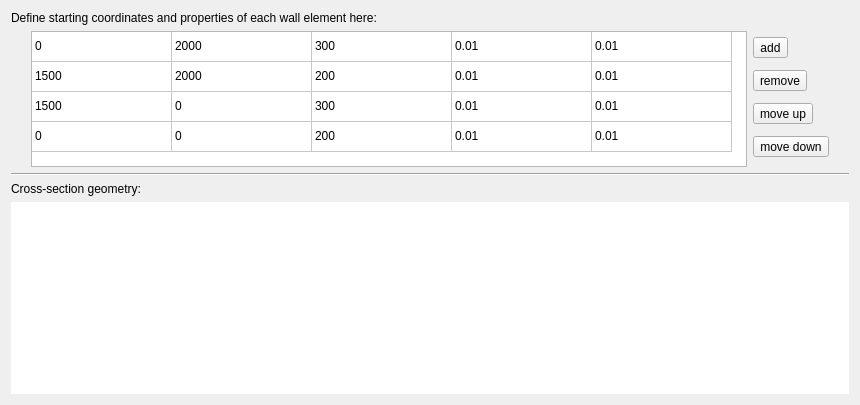
        <widget class="QWidget" name="tab_geometry">
         <attribute name="title">
          <string>Geometry</string>
         </attribute>
         <layout class="QGridLayout" name="gridLayout">
          <item row="0" column="0">
           <layout class="QVBoxLayout" name="verticalLayout_4">
            <item>
             <widget class="QLabel" name="label">
              <property name="font">
               <font>
                <pointsize>9</pointsize>
               </font>
              </property>
              <property name="text">
               <string>&lt;html&gt;&lt;head/&gt;&lt;body&gt;&lt;p&gt;Define starting coordinates and properties of each wall element here:&lt;/p&gt;&lt;/body&gt;&lt;/html&gt;</string>
              </property>
             </widget>
            </item>
            <item>
             <layout class="QHBoxLayout" name="horizontalLayout_7">
              <item>
               <spacer name="horizontalSpacer_5">
                <property name="orientation">
                 <enum>Qt::Horizontal</enum>
                </property>
                <property name="sizeType">
                 <enum>QSizePolicy::Preferred</enum>
                </property>
                <property name="sizeHint" stdset="0">
                 <size>
                  <width>20</width>
                  <height>20</height>
                 </size>
                </property>
               </spacer>
              </item>
              <item>
               <widget class="MyTable" name="geometry_table">
                <property name="sizePolicy">
                 <sizepolicy hsizetype="Fixed" vsizetype="Fixed">
                  <horstretch>0</horstretch>
                  <verstretch>0</verstretch>
                 </sizepolicy>
                </property>
                <property name="layoutDirection">
                 <enum>Qt::LeftToRight</enum>
                </property>
                <property name="inputMethodHints">
                 <set>Qt::ImhDigitsOnly</set>
                </property>
                <property name="frameShape">
                 <enum>QFrame::StyledPanel</enum>
                </property>
                <property name="frameShadow">
                 <enum>QFrame::Sunken</enum>
                </property>
                <property name="sizeAdjustPolicy">
                 <enum>QAbstractScrollArea::AdjustToContents</enum>
                </property>
                <property name="editTriggers">
                 <set>QAbstractItemView::AllEditTriggers</set>
                </property>
                <property name="dragEnabled">
                 <bool>true</bool>
                </property>
                <property name="alternatingRowColors">
                 <bool>false</bool>
                </property>
                <property name="selectionBehavior">
                 <enum>QAbstractItemView::SelectItems</enum>
                </property>
                <property name="gridStyle">
                 <enum>Qt::SolidLine</enum>
                </property>
                <property name="sortingEnabled">
                 <bool>false</bool>
                </property>
                <attribute name="horizontalHeaderVisible">
                 <bool>false</bool>
                </attribute>
                <attribute name="horizontalHeaderCascadingSectionResizes">
                 <bool>true</bool>
                </attribute>
                <attribute name="horizontalHeaderDefaultSectionSize">
                 <number>140</number>
                </attribute>
                <attribute name="horizontalHeaderShowSortIndicator" stdset="0">
                 <bool>false</bool>
                </attribute>
                <attribute name="horizontalHeaderStretchLastSection">
                 <bool>false</bool>
                </attribute>
                <attribute name="verticalHeaderVisible">
                 <bool>false</bool>
                </attribute>
                <attribute name="verticalHeaderCascadingSectionResizes">
                 <bool>true</bool>
                </attribute>
                <attribute name="verticalHeaderShowSortIndicator" stdset="0">
                 <bool>false</bool>
                </attribute>
                <attribute name="verticalHeaderStretchLastSection">
                 <bool>false</bool>
                </attribute>
                <row>
                 <property name="text">
                  <string>Node no. 1</string>
                 </property>
                </row>
                <row>
                 <property name="text">
                  <string>Node no. 2</string>
                 </property>
                </row>
                <row>
                 <property name="text">
                  <string>Node no. 3</string>
                 </property>
                </row>
                <row>
                 <property name="text">
                  <string>Node no. 4</string>
                 </property>
                </row>
                <column>
                 <property name="text">
                  <string>Y-coordinate [mm]</string>
                 </property>
                </column>
                <column>
                 <property name="text">
                  <string>Z-coordinate [mm]</string>
                 </property>
                </column>
                <column>
                 <property name="text">
                  <string>Wall thickness [mm]</string>
                 </property>
                </column>
                <column>
                 <property name="text">
                  <string>Reinf. ratio long. [-]</string>
                 </property>
                </column>
                <column>
                 <property name="text">
                  <string>Reinf. ratio trans. [-]</string>
                 </property>
                </column>
                <item row="0" column="0">
                 <property name="text">
                  <string>0</string>
                 </property>
                </item>
                <item row="0" column="1">
                 <property name="text">
                  <string>2000</string>
                 </property>
                </item>
                <item row="0" column="2">
                 <property name="text">
                  <string>300</string>
                 </property>
                </item>
                <item row="0" column="3">
                 <property name="text">
                  <string>0.01</string>
                 </property>
                 <property name="toolTip">
                  <string>3000 mm2/m</string>
                 </property>
                </item>
                <item row="0" column="4">
                 <property name="text">
                  <string>0.01</string>
                 </property>
                 <property name="toolTip">
                  <string>3000 mm2/m</string>
                 </property>
                </item>
                <item row="1" column="0">
                 <property name="text">
                  <string>1500</string>
                 </property>
                </item>
                <item row="1" column="1">
                 <property name="text">
                  <string>2000</string>
                 </property>
                </item>
                <item row="1" column="2">
                 <property name="text">
                  <string>200</string>
                 </property>
                </item>
                <item row="1" column="3">
                 <property name="text">
                  <string>0.01</string>
                 </property>
                 <property name="toolTip">
                  <string>2000 mm2/m</string>
                 </property>
                </item>
                <item row="1" column="4">
                 <property name="text">
                  <string>0.01</string>
                 </property>
                 <property name="toolTip">
                  <string>2000 mm2/m</string>
                 </property>
                </item>
                <item row="2" column="0">
                 <property name="text">
                  <string>1500</string>
                 </property>
                </item>
                <item row="2" column="1">
                 <property name="text">
                  <string>0</string>
                 </property>
                </item>
                <item row="2" column="2">
                 <property name="text">
                  <string>300</string>
                 </property>
                </item>
                <item row="2" column="3">
                 <property name="text">
                  <string>0.01</string>
                 </property>
                 <property name="toolTip">
                  <string>3000 mm2/m</string>
                 </property>
                </item>
                <item row="2" column="4">
                 <property name="text">
                  <string>0.01</string>
                 </property>
                 <property name="toolTip">
                  <string/>
                 </property>
                </item>
                <item row="3" column="0">
                 <property name="text">
                  <string>0</string>
                 </property>
                </item>
                <item row="3" column="1">
                 <property name="text">
                  <string>0</string>
                 </property>
                </item>
                <item row="3" column="2">
                 <property name="text">
                  <string>200</string>
                 </property>
                </item>
                <item row="3" column="3">
                 <property name="text">
                  <string>0.01</string>
                 </property>
                 <property name="toolTip">
                  <string>2000 mm2/m</string>
                 </property>
                </item>
                <item row="3" column="4">
                 <property name="text">
                  <string>0.01</string>
                 </property>
                 <property name="toolTip">
                  <string>2000 mm2/m</string>
                 </property>
                </item>
               </widget>
              </item>
              <item>
               <layout class="QVBoxLayout" name="verticalLayout_5">
                <item>
                 <widget class="QToolButton" name="addRowButton">
                  <property name="toolTip">
                   <string>Insert new row at the bottom</string>
                  </property>
                  <property name="text">
                   <string>add</string>
                  </property>
                  <property name="icon">
                   <iconset resource="resources.qrc">
                    <normaloff>:/Icons/resources/add_icon.png</normaloff>:/Icons/resources/add_icon.png</iconset>
                  </property>
                 </widget>
                </item>
                <item>
                 <widget class="QToolButton" name="removeRowButton">
                  <property name="toolTip">
                   <string>Remove selected row</string>
                  </property>
                  <property name="text">
                   <string>remove</string>
                  </property>
                  <property name="icon">
                   <iconset resource="resources.qrc">
                    <normaloff>:/Icons/resources/minus_icon.png</normaloff>:/Icons/resources/minus_icon.png</iconset>
                  </property>
                 </widget>
                </item>
                <item>
                 <widget class="QToolButton" name="moveUpRowButton">
                  <property name="toolTip">
                   <string>Move selected row up</string>
                  </property>
                  <property name="text">
                   <string>move up</string>
                  </property>
                  <property name="icon">
                   <iconset resource="resources.qrc">
                    <normaloff>:/Icons/resources/up_icon.png</normaloff>:/Icons/resources/up_icon.png</iconset>
                  </property>
                 </widget>
                </item>
                <item>
                 <widget class="QToolButton" name="moveDownRowButton">
                  <property name="toolTip">
                   <string>Move selected row down</string>
                  </property>
                  <property name="text">
                   <string>move down</string>
                  </property>
                  <property name="icon">
                   <iconset resource="resources.qrc">
                    <normaloff>:/Icons/resources/down_icon.png</normaloff>:/Icons/resources/down_icon.png</iconset>
                  </property>
                 </widget>
                </item>
               </layout>
              </item>
              <item>
               <spacer name="horizontalSpacer">
                <property name="orientation">
                 <enum>Qt::Horizontal</enum>
                </property>
                <property name="sizeHint" stdset="0">
                 <size>
                  <width>20</width>
                  <height>20</height>
                 </size>
                </property>
               </spacer>
              </item>
             </layout>
            </item>
            <item>
             <widget class="Line" name="line">
              <property name="orientation">
               <enum>Qt::Horizontal</enum>
              </property>
             </widget>
            </item>
            <item>
             <widget class="QLabel" name="label_2">
              <property name="font">
               <font>
                <pointsize>9</pointsize>
               </font>
              </property>
              <property name="text">
               <string>Cross-section geometry:</string>
              </property>
             </widget>
            </item>
            <item>
             <layout class="QHBoxLayout" name="horizontalLayout_9">
              <item>
               <widget class="MyGeometryView" name="graphicsViewGeometry">
                <property name="frameShape">
                 <enum>QFrame::NoFrame</enum>
                </property>
                <property name="lineWidth">
                 <number>1</number>
                </property>
               </widget>
              </item>
             </layout>
            </item>
           </layout>
          </item>
         </layout>
        </widget>
